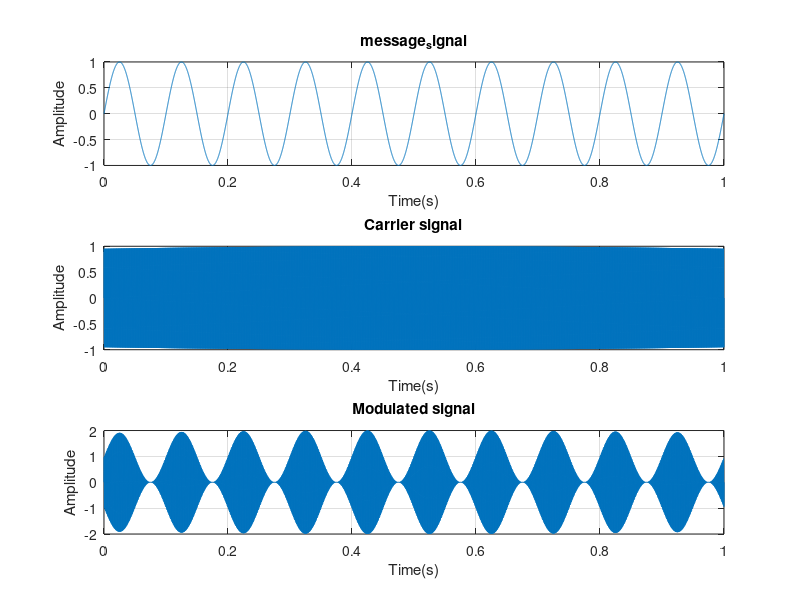
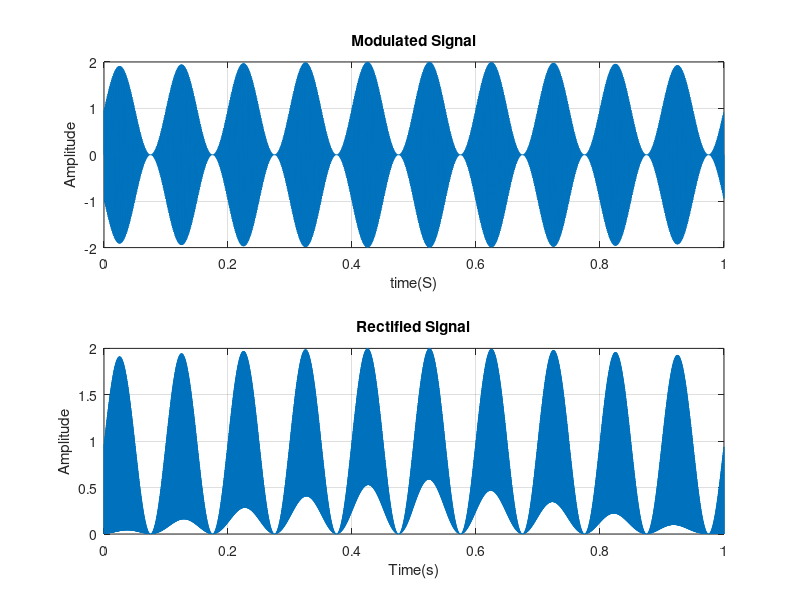
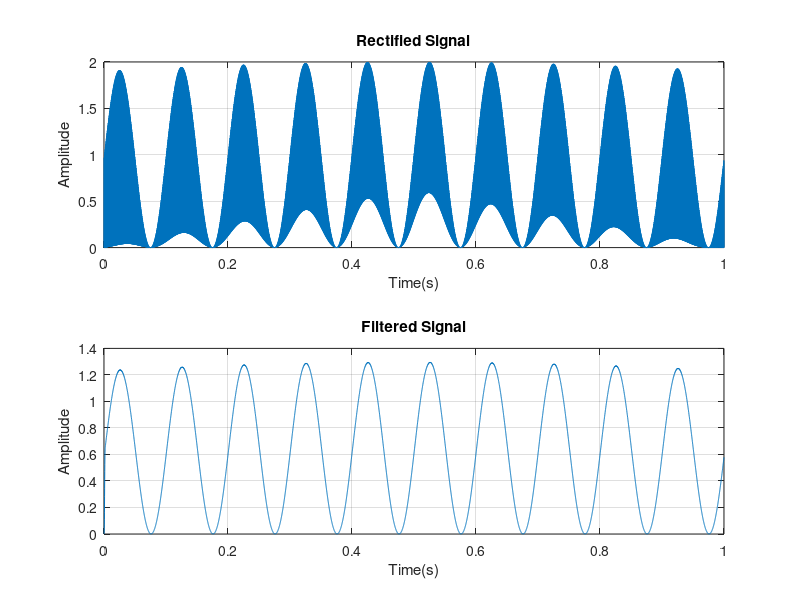

Write MATLAB code to recreate these figures, in order.
clear all
clc

%time parameter
fs = 10000;
t = linspace(0 , 1, 10000);

%message signal parameter
fm = 10;
am = 1;
message_signal = am * sin(2 * pi * fm.*t);

%carrier signal parameter
fc = 1000;
ac = 1;
carrier_signal = ac * sin(2 * pi * fc.* t);

%perform amplitude modulation 
modulated_signal = (1 + message_signal) .* carrier_signal;

%% plotting
figure 
subplot(3 , 1 , 1)
plot(t , message_signal)
title('message_signal')
xlabel('Time(s)')
ylabel('Amplitude')
grid on

subplot(3 , 1 , 2)
plot(t , carrier_signal)
title('Carrier signal')
xlabel('Time(s)')
ylabel('Amplitude')
grid on

subplot(3 ,1, 3)
plot(t , modulated_signal)
title('Modulated signal')
xlabel('Time(s)')
ylabel('Amplitude')
grid on
%Demodulation
rectified_signal = abs(modulated_signal);
%% ploting
figure;
subplot(2 , 1 ,1)
plot(t , modulated_signal);
title('Modulated Signal')
xlabel('time(S)');
ylabel('Amplitude')
grid on

subplot(2 , 1, 2);
plot(t , rectified_signal)
title('Rectified Signal')
xlabel('Time(s)');
ylabel('Amplitude');
grid on

%low pass filter parameters
cutoff_freq = 200;
numtaps = 20;
normalized_cuttoff_freq = cutoff_freq / (fs / 2);
fir_coeff= fir1(numtaps-1, normalized_cuttoff_freq, "low");
filetered_signal = filter(fir_coeff, 1, rectified_signal);

%% ploting
figure;
subplot(2 , 1 , 1);
plot(t , rectified_signal);
title('Rectified Signal');
xlabel('Time(s)');
ylabel('Amplitude');
grid on;

subplot(2 , 1, 2);
plot(t , filetered_signal);
title('Filtered Signal');
xlabel('Time(s)');
ylabel('Amplitude');
grid on





















